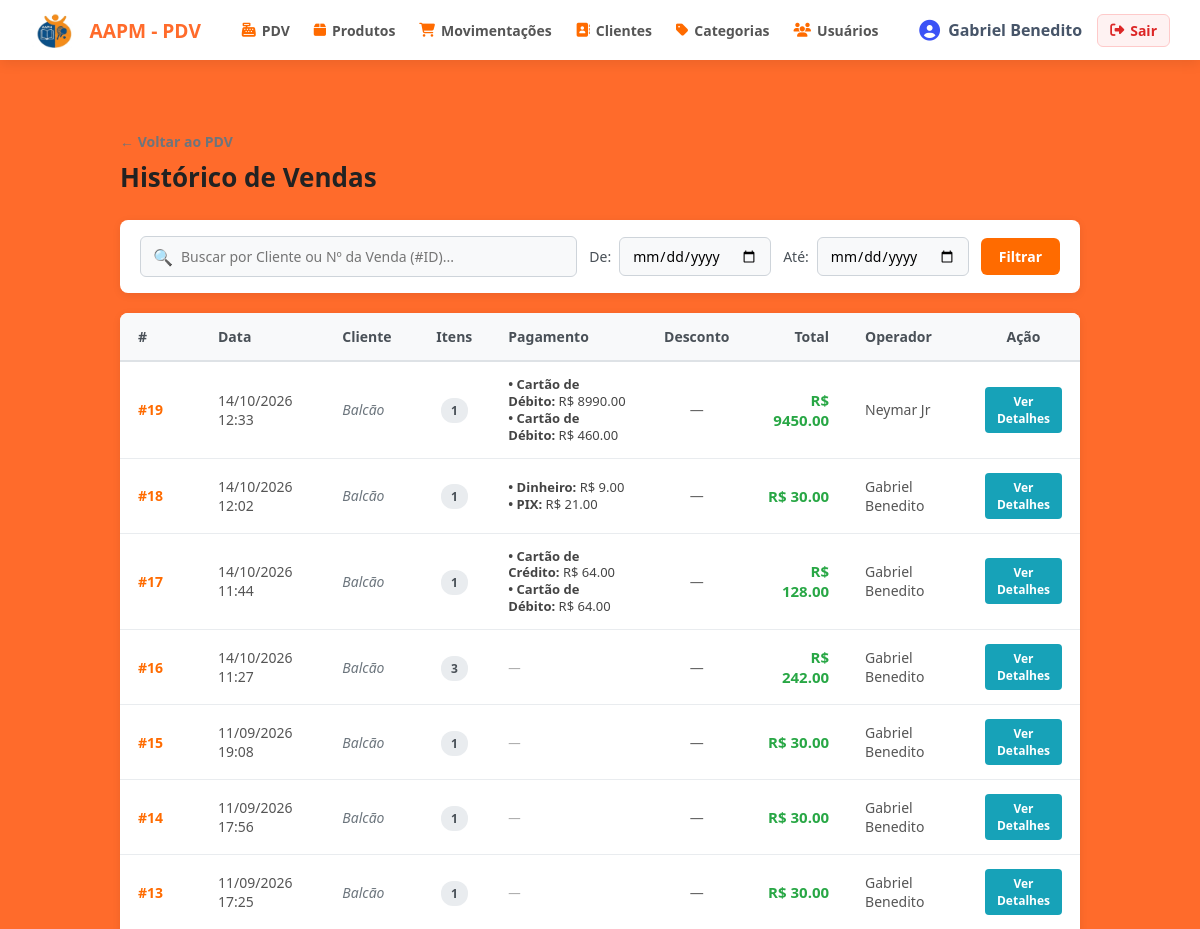
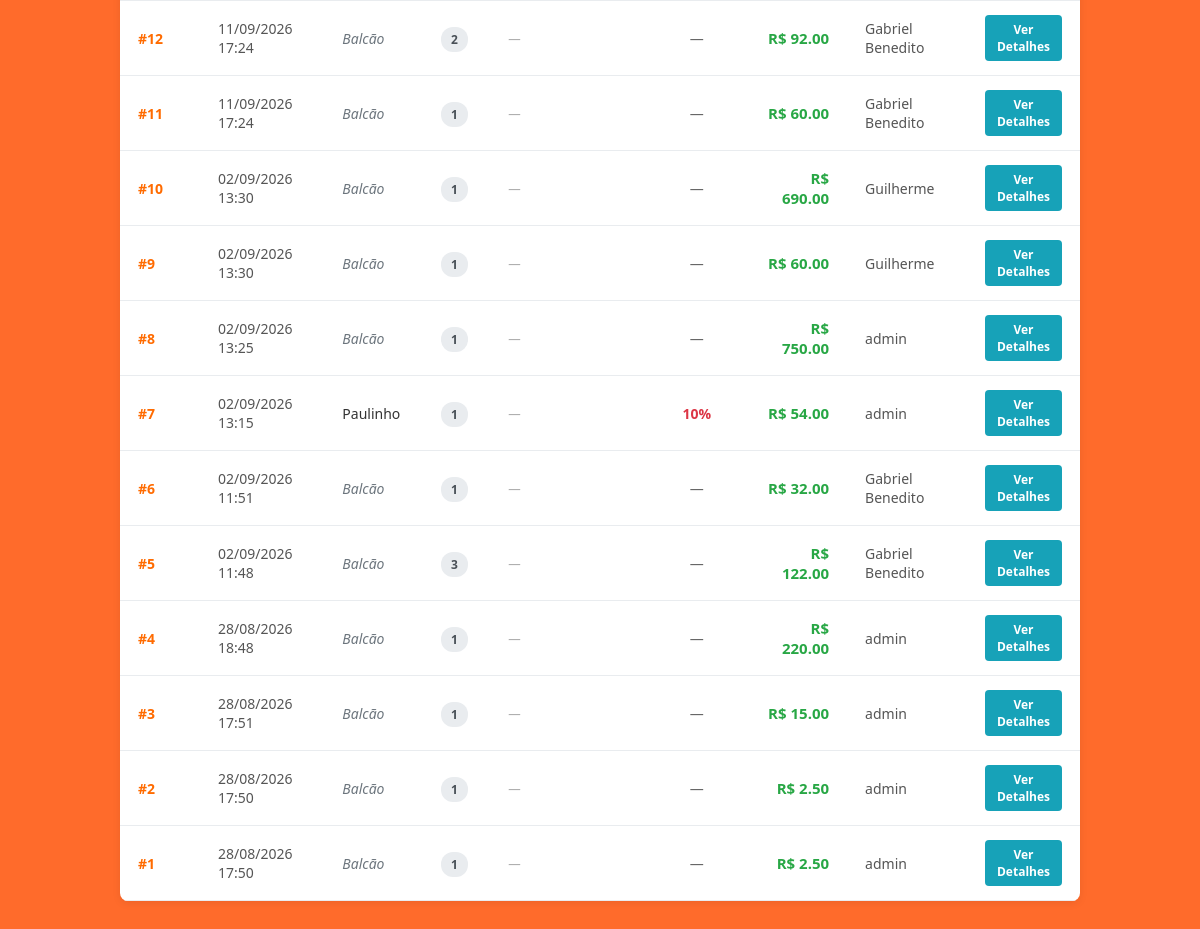
/pdv/historico (signed in), run on the app's committed database (2 pictures, top to bottom).
### app/models/usuarios.py (models this page shows)
class Usuario(Base):
    __tablename__ = "usuarios"
    id = Column(Integer, primary_key=True, autoincrement=True)
    nome = Column(String(100), nullable=False)
    email = Column(String(150), unique=True, nullable=False)
    senha_hash = Column(String(255), nullable=False)
    role = Column(String(20), nullable=False, default="operador")
    ativo = Column(Boolean, default=True)
    criando_em = Column(DateTime, server_default=func.now())

### app/models/venda.py (models this page shows, shortened)
class Venda(Base):
    __tablename__ = "vendas"
    id         = Column(Integer, primary_key=True, index=True)
    cliente_id = Column(
        Integer,
        ForeignKey("clientes.id", ondelete="SET NULL"),
        nullable=True
    )
    usuario_id = Column(
        Integer,
        ForeignKey("usuarios.id", ondelete="SET NULL"),
        nullable=True
    )
    desconto_percentual = Column(Float, nullable=False, default=0.0)
    total_bruto  = Column(Float, nullable=False, default=0.0)
    total_liquido = Column(Float, nullable=False, default=0.0)
    observacao = Column(String(255), nullable=True)
    criado_em = Column(DateTime, server_default=func.now())
    cliente = relationship("Cliente", back_populates="vendas")
    usuario = relationship("Usuario", backref="vendas")
    itens   = relationship(
        "ItemVenda",
        back_populates="venda",
        cascade="all, delete-orphan"  # deleta itens se a venda for deletada
    )
    pagamentos = relationship(
        "PagamentoVenda",
        back_populates="venda",
        cascade="all, delete-orphan"  # deleta pagamentos se a venda for deletada
    )

class PagamentoVenda(Base):
    __tablename__ = "pagamentos_venda"
    id         = Column(Integer, primary_key=True, index=True)
    venda_id   = Column(
        Integer,
        ForeignKey("vendas.id", ondelete="CASCADE"),
        nullable=False
    )
    forma_pagamento = Column(String(50), nullable=False)
    valor           = Column(Float, nullable=False)
    venda = relationship("Venda", back_populates="pagamentos")

### app/models/cliente.py (models this page shows, shortened)
class Cliente(Base):
    __tablename__ = "clientes"
    id         = Column(Integer, primary_key=True, index=True)
    nome       = Column(String(150), nullable=False, index=True)
    is_associado = Column(Boolean, default=False, nullable=False)
    ativo      = Column(Boolean, default=True)
    criado_em  = Column(DateTime, server_default=func.now())
    vendas = relationship("Venda", back_populates="cliente")

### app/controllers/pdv_controller.py (the view)
@router.get("/historico")
def historico_vendas(
    request: Request,
    busca: str = "",
    data_inicio: str = "",
    data_fim: str = "",
    db: Session = Depends(get_db),
    usuario = Depends(get_usuario_logado)
):
    query = db.query(Venda).outerjoin(Cliente)
    if busca.strip():
        termo = f"%{busca.strip()}%"
        if busca.strip().isdigit():
            query = query.filter(Venda.id == int(busca.strip()))
        else:
            query = query.filter(Cliente.nome.ilike(termo))
    if data_inicio:
        dt_ini = datetime.combine(datetime.strptime(data_inicio, "%Y-%m-%d").date(), time.min)
        query = query.filter(Venda.criado_em >= dt_ini)
    if data_fim:
        dt_fim = datetime.combine(datetime.strptime(data_fim, "%Y-%m-%d").date(), time.max)
        query = query.filter(Venda.criado_em <= dt_fim)
    vendas = query.order_by(Venda.criado_em.desc()).limit(200).all()
    return templates.TemplateResponse(
        request,
        "pdv/historico.html",
        {
            "request": request,
            "usuario": usuario,
            "vendas": vendas,
            "busca": busca,
            "data_inicio": data_inicio,
            "data_fim": data_fim,
        }
    )

### app/templates/pdv/historico.html (shortened to what this page needs)
{% extends "base.html" %}
{% block content %}
<div style="max-width: 1200px; margin: 30px auto; padding: 0 20px; font-family: Arial, sans-serif;">
    <div style="display: flex; justify-content: space-between; align-items: center; margin-bottom: 25px;">
        <div>
            <a href="/pdv" style="color: #6c757d; text-decoration: none; font-weight: bold; font-size: 14px; display: inline-block; margin-bottom: 8px;">
                ← Voltar ao PDV
            </a>
            <h2 style="margin: 0; color: #222; font-size: 26px;">Histórico de Vendas</h2>
        </div>
    </div>
    <div style="background: #ffffff; border-radius: 8px; padding: 16px 20px; box-shadow: 0 2px 8px rgba(0,0,0,0.08); margin-bottom: 20px;">
        <form method="get" action="/pdv/historico" style="display: flex; gap: 12px; align-items: center; flex-wrap: wrap;">
            <div style="flex: 1; min-width: 220px; display: flex; align-items: center; background: #f8f9fa; border: 1px solid #ced4da; border-radius: 6px; padding: 0 12px;">
                <span style="color: #6c757d; margin-right: 8px;">🔍</span>
                <input type="text" name="busca" placeholder="Buscar por Cliente ou Nº da Venda (#ID)..." value="{{ busca or '' }}" style="border: none; background: transparent; padding: 10px 0; width: 100%; outline: none; font-size: 14px;">
            </div>
            <div style="display: flex; align-items: center; gap: 8px; font-size: 14px; color: #495057;">
                <label>De:</label>
                <input type="date" name="data_inicio" value="{{ data_inicio or '' }}" style="padding: 8px 12px; border: 1px solid #ced4da; border-radius: 6px; outline: none; font-size: 14px; background: #f8f9fa;">
            </div>
            <div style="display: flex; align-items: center; gap: 8px; font-size: 14px; color: #495057;">
                <label>Até:</label>
                <input type="date" name="data_fim" value="{{ data_fim or '' }}" style="padding: 8px 12px; border: 1px solid #ced4da; border-radius: 6px; outline: none; font-size: 14px; background: #f8f9fa;">
            </div>
            <button type="submit" style="background-color: #ff6b00; color: #ffffff; border: none; padding: 9px 18px; border-radius: 6px; font-weight: bold; cursor: pointer; font-size: 14px;">
                Filtrar
            </button>
        </form>
    </div>
    <div style="background: #ffffff; border-radius: 8px; box-shadow: 0 2px 8px rgba(0,0,0,0.08); overflow: hidden;">
        <table style="width: 100%; border-collapse: collapse; text-align: left; font-size: 14px;">
            <thead>
                <tr style="background-color: #f8f9fa; border-bottom: 2px solid #dee2e6; color: #495057;">
                    <th style="padding: 14px 18px; width: 80px;">#</th>
                    <th style="padding: 14px 18px;">Data</th>
                    <th style="padding: 14px 18px;">Cliente</th>
                    <th style="padding: 14px 18px; text-align: center;">Itens</th>
                    <th style="padding: 14px 18px;">Pagamento</th>
                    <th style="padding: 14px 18px; text-align: center;">Desconto</th>
                    <th style="padding: 14px 18px; text-align: right;">Total</th>
                    <th style="padding: 14px 18px;">Operador</th>
                    <th style="padding: 14px 18px; text-align: center; width: 100px;">Ação</th>
                </tr>
            </thead>
            <tbody>
                {% for venda in vendas %}
                <tr style="border-bottom: 1px solid #e9ecef; transition: background-color 0.2s;" onmouseover="this.style.backgroundColor='#f8f9fa'" onmouseout="this.style.backgroundColor='transparent'">
                    <td style="padding: 14px 18px; font-weight: bold; color: #ff6b00;">
                        #{{ venda.id }}
                    </td>
                    <td style="padding: 14px 18px; color: #555;">
                        {{ venda.criado_em.strftime('%d/%m/%Y %H:%M') if venda.criado_em else '—' }}
                    </td>
                    <td style="padding: 14px 18px; color: #333; font-weight: 500;">
                        {% if venda.cliente %}
                            {{ venda.cliente.nome }}
                        {% else %}
                            <span style="color: #6c757d; font-style: italic;">Balcão</span>
                        {% endif %}
                    </td>
                    <td style="padding: 14px 18px; text-align: center;">
                        <span style="background-color: #e9ecef; color: #495057; padding: 4px 10px; border-radius: 12px; font-weight: bold; font-size: 12px;">
                            {{ venda.itens|length }}
                        </span>
                    </td>
                    <td style="padding: 14px 18px; font-size: 13px; color: #444;">
                        {% for pag in venda.pagamentos %}
                            <div style="line-height: 1.3;">
                                <strong>• {{ pag.forma_pagamento }}:</strong> R$ {{ "%.2f"|format(pag.valor) }}
                            </div>
                        {% else %}
                            <span style="color: #aaa; font-style: italic;">—</span>
                        {% endfor %}
                    </td>
                    <td style="padding: 14px 18px; text-align: center; color: #666;">
                        {% if venda.desconto_percentual > 0 %}
                            <span style="color: #dc3545; font-weight: bold;">{{ "%.0f"|format(venda.desconto_percentual) }}%</span>
                        {% else %}
                            —
                        {% endif %}
                    </td>
                    <td style="padding: 14px 18px; text-align: right; font-weight: bold; color: #28a745; font-size: 15px;">
                        R$ {{ "%.2f"|format(venda.total_liquido) }}
                    </td>
                    <td style="padding: 14px 18px; color: #555;">
                        {% if venda.usuario %}
                            {{ venda.usuario.nome if venda.usuario.nome else venda.usuario.username }}
                        {% else %}
                            <span style="color: #aaa;">—</span>
                        {% endif %}
                    </td>
                    <td style="padding: 14px 18px; text-align: center;">
                        <a href="/pdv/venda/{{ venda.id }}" style="background-color: #17a2b8; color: #fff; padding: 6px 12px; border-radius: 4px; text-decoration: none; font-size: 12px; font-weight: bold; display: inline-block;">
                            Ver Detalhes
                        </a>
                    </td>
                </tr>
                {% endfor %}
            </tbody>
        </table>
    </div>
</div>
{% endblock %}

### app/templates/base.html (shortened to what this page needs)
<!DOCTYPE html>
<html lang="pt-br">
<head>
    <link rel="stylesheet" href="https://cdnjs.cloudflare.com/ajax/libs/font-awesome/6.5.1/css/all.min.css">
    <link rel="stylesheet" href="{{ url_for('static', path='CSS/style.css') }}">
</head>
<body>
    <header class="app-header" style="display: flex; justify-content: space-between; align-items: center; padding: 0 30px; height: 60px;">
        <div class="header-brand">
            <img src="{{ url_for('static', path='IMG/logo.png') }}" alt="Logo AAPM" class="header-logo">
            <span>AAPM - PDV</span>
        </div>
        <nav style="display: flex; gap: 24px; align-items: center;">
            <a href="/pdv" style="text-decoration: none; color: #555; font-size: 14px; font-weight: 600; display: flex; align-items: center; gap: 6px;">
                <i class="fa-solid fa-cash-register" style="color: #ff6b00;"></i> PDV
            </a>
            <a href="/produtos" style="text-decoration: none; color: #555; font-size: 14px; font-weight: 600; display: flex; align-items: center; gap: 6px;">
                <i class="fa-solid fa-box" style="color: #ff6b00;"></i> Produtos
            </a>
            <a href="/movimentacoes" style="text-decoration: none; color: #555; font-size: 14px; font-weight: 600; display: flex; align-items: center; gap: 6px;">
                <i class="fa-solid fa-cart-shopping" style="color: #ff6b00;"></i> Movimentações
            </a>
            {% if usuario and (usuario.role == 'admin' or usuario.perfil == 'admin' or usuario.is_admin or usuario == 'admin' or (usuario is mapping and usuario.role == 'admin')) %}
            <a href="/clientes" style="text-decoration: none; color: #555; font-size: 14px; font-weight: 600; display: flex; align-items: center; gap: 6px;">
                <i class="fa-solid fa-address-book" style="color: #ff6b00;"></i> Clientes
            </a>
            <a href="/categorias" style="text-decoration: none; color: #555; font-size: 14px; font-weight: 600; display: flex; align-items: center; gap: 6px;">
                <i class="fa-solid fa-tag" style="color: #ff6b00;"></i> Categorias
            </a>
            <a href="/usuarios" style="text-decoration: none; color: #555; font-size: 14px; font-weight: 600; display: flex; align-items: center; gap: 6px;">
                <i class="fa-solid fa-users" style="color: #ff6b00;"></i> Usuários
            </a>
            {% endif %}
        </nav>
        <div style="display: flex; align-items: center; gap: 15px;">
            <div class="header-user">
                <i class="fa-solid fa-circle-user"></i>
                <span>{{ usuario.nome if usuario else 'Usuário' }}</span>
            </div>
            <a href="/auth/logout" style="text-decoration: none; color: #dc2626; font-size: 14px; font-weight: 600; display: flex; align-items: center; gap: 6px; padding: 6px 12px; border-radius: 6px; background-color: #fef2f2; border: 1px solid #fecaca;" title="Sair do sistema">
                <i class="fa-solid fa-right-from-bracket"></i> Sair
            </a>
        </div>
    </header>
    <main class="app-main">
        {% block content %}
        {% endblock %}
    </main>
</body>
</html>

### app/static/CSS/style.css (style rules this page uses)
* { margin: 0; padding: 0; box-sizing: border-box; font-family: 'Segoe UI', Tahoma, Geneva, Verdana, sans-serif; }
body { background-color: #ff6b2b; color: #1e293b; min-height: 100vh; display: flex; flex-direction: column; }
.app-header { background-color: #ffffff; padding: 1rem 2rem; display: flex; justify-content: space-between; align-items: center; box-shadow: 0 4px 12px rgba(0, 0, 0, 0.08); }
.header-brand { display: flex; align-items: center; gap: 12px; font-weight: 800; font-size: 1.2rem; color: #ff6b2b; }
.header-logo { height: 35px; width: auto; }
.header-user { display: flex; align-items: center; gap: 8px; color: #475569; font-weight: 600; }
.header-user i { font-size: 1.3rem; color: #3b52f6; }
.app-main { max-width: 1000px; width: 90%; margin: 2.5rem auto; display: flex; flex-direction: column; gap: 1.5rem; }

### data on the page
Usuario: nome "Gabriel Benedito"
Venda: id "19", criado_em "14/10/2026 12:33", shows "Balcão", itens|length "1", total_liquido "9450.00", usuario "Neymar Jr"
PagamentoVenda: forma_pagamento "Cartão de Débito", valor "8990.00"
PagamentoVenda: forma_pagamento "Cartão de Débito", valor "460.00"
Venda: id "18", criado_em "14/10/2026 12:02", shows "Balcão", itens|length "1", total_liquido "30.00", usuario "Gabriel Benedito"
PagamentoVenda: forma_pagamento "Dinheiro", valor "9.00"
PagamentoVenda: forma_pagamento "PIX", valor "21.00"
Venda: id "17", criado_em "14/10/2026 11:44", shows "Balcão", itens|length "1", total_liquido "128.00", usuario "Gabriel Benedito"
PagamentoVenda: forma_pagamento "Cartão de Crédito", valor "64.00"
PagamentoVenda: forma_pagamento "Cartão de Débito", valor "64.00"
Venda: id "16", criado_em "14/10/2026 11:27", shows "Balcão", itens|length "3", total_liquido "242.00", usuario "Gabriel Benedito"
Venda: id "15", criado_em "11/09/2026 19:08", shows "Balcão", itens|length "1", total_liquido "30.00", usuario "Gabriel Benedito"
Venda: id "14", criado_em "11/09/2026 17:56", shows "Balcão", itens|length "1", total_liquido "30.00", usuario "Gabriel Benedito"
Venda: id "13", criado_em "11/09/2026 17:25", shows "Balcão", itens|length "1", total_liquido "30.00", usuario "Gabriel Benedito"
Venda: id "12", criado_em "11/09/2026 17:24", shows "Balcão", itens|length "2", total_liquido "92.00", usuario "Gabriel Benedito"
Venda: id "11", criado_em "11/09/2026 17:24", shows "Balcão", itens|length "1", total_liquido "60.00", usuario "Gabriel Benedito"
Venda: id "10", criado_em "02/09/2026 13:30", shows "Balcão", itens|length "1", total_liquido "690.00", usuario "Guilherme"
Venda: id "9", criado_em "02/09/2026 13:30", shows "Balcão", itens|length "1", total_liquido "60.00", usuario "Guilherme"
Venda: id "8", criado_em "02/09/2026 13:25", shows "Balcão", itens|length "1", total_liquido "750.00", usuario "admin"
Venda: id "7", criado_em "02/09/2026 13:15", cliente.nome "Paulinho", itens|length "1", desconto_percentual "10", total_liquido "54.00", usuario "admin"
Venda: id "6", criado_em "02/09/2026 11:51", shows "Balcão", itens|length "1", total_liquido "32.00", usuario "Gabriel Benedito"
Venda: id "5", criado_em "02/09/2026 11:48", shows "Balcão", itens|length "3", total_liquido "122.00", usuario "Gabriel Benedito"
Venda: id "4", criado_em "28/08/2026 18:48", shows "Balcão", itens|length "1", total_liquido "220.00", usuario "admin"
Venda: id "3", criado_em "28/08/2026 17:51", shows "Balcão", itens|length "1", total_liquido "15.00", usuario "admin"
Venda: id "2", criado_em "28/08/2026 17:50", shows "Balcão", itens|length "1", total_liquido "2.50", usuario "admin"
Venda: id "1", criado_em "28/08/2026 17:50", shows "Balcão", itens|length "1", total_liquido "2.50", usuario "admin"
